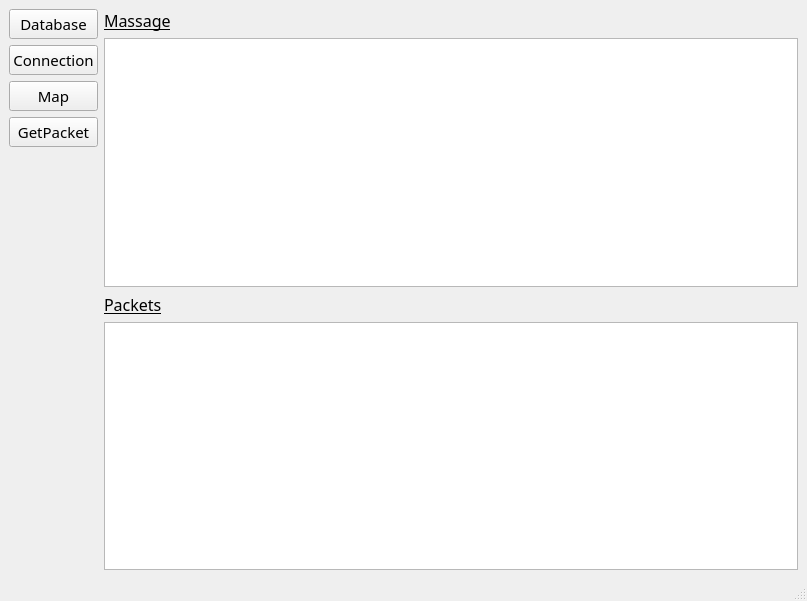
<?xml version="1.0" encoding="UTF-8"?>
<ui version="4.0">
 <class>MainWindow</class>
 <widget class="QMainWindow" name="MainWindow">
  <property name="geometry">
   <rect>
    <x>0</x>
    <y>0</y>
    <width>807</width>
    <height>601</height>
   </rect>
  </property>
  <property name="windowTitle">
   <string>MainWindow</string>
  </property>
  <widget class="QWidget" name="centralwidget">
   <property name="enabled">
    <bool>true</bool>
   </property>
   <property name="sizePolicy">
    <sizepolicy hsizetype="Preferred" vsizetype="Preferred">
     <horstretch>0</horstretch>
     <verstretch>0</verstretch>
    </sizepolicy>
   </property>
   <layout class="QHBoxLayout" name="horizontalLayout">
    <item>
     <layout class="QVBoxLayout" name="verticalLayout_2">
      <item>
       <widget class="QPushButton" name="DataBase">
        <property name="font">
         <font>
          <family>Mathcad UniMath</family>
          <pointsize>11</pointsize>
         </font>
        </property>
        <property name="text">
         <string>Database</string>
        </property>
        <property name="icon">
         <iconset>
          <normaloff>images/database.png</normaloff>images/database.png</iconset>
        </property>
       </widget>
      </item>
      <item>
       <widget class="QPushButton" name="Connection">
        <property name="font">
         <font>
          <family>Mathcad UniMath</family>
          <pointsize>11</pointsize>
         </font>
        </property>
        <property name="text">
         <string>Connection</string>
        </property>
        <property name="icon">
         <iconset>
          <normaloff>images/connection.png</normaloff>images/connection.png</iconset>
        </property>
       </widget>
      </item>
      <item>
       <widget class="QPushButton" name="Map">
        <property name="font">
         <font>
          <family>Mathcad UniMath</family>
          <pointsize>11</pointsize>
         </font>
        </property>
        <property name="text">
         <string>Map</string>
        </property>
        <property name="icon">
         <iconset>
          <normaloff>images/map.png</normaloff>images/map.png</iconset>
        </property>
       </widget>
      </item>
      <item>
       <widget class="QPushButton" name="GetPacket">
        <property name="font">
         <font>
          <family>Mathcad UniMath</family>
          <pointsize>11</pointsize>
         </font>
        </property>
        <property name="text">
         <string>GetPacket</string>
        </property>
       </widget>
      </item>
      <item>
       <spacer name="verticalSpacer">
        <property name="orientation">
         <enum>Qt::Vertical</enum>
        </property>
        <property name="sizeHint" stdset="0">
         <size>
          <width>20</width>
          <height>40</height>
         </size>
        </property>
       </spacer>
      </item>
     </layout>
    </item>
    <item>
     <layout class="QVBoxLayout" name="verticalLayout">
      <item>
       <widget class="QLabel" name="label">
        <property name="font">
         <font>
          <family>Mathcad UniMath</family>
          <pointsize>12</pointsize>
          <underline>true</underline>
         </font>
        </property>
        <property name="text">
         <string>Massage</string>
        </property>
       </widget>
      </item>
      <item>
       <widget class="QPlainTextEdit" name="textEdit"/>
      </item>
      <item>
       <widget class="QLabel" name="label_2">
        <property name="font">
         <font>
          <family>Mathcad UniMath</family>
          <pointsize>12</pointsize>
          <underline>true</underline>
         </font>
        </property>
        <property name="text">
         <string>Packets</string>
        </property>
       </widget>
      </item>
      <item>
       <widget class="QTableView" name="tableView">
        <property name="sortingEnabled">
         <bool>true</bool>
        </property>
       </widget>
      </item>
     </layout>
    </item>
   </layout>
  </widget>
  <widget class="QMenuBar" name="menubar">
   <property name="geometry">
    <rect>
     <x>0</x>
     <y>0</y>
     <width>807</width>
     <height>21</height>
    </rect>
   </property>
  </widget>
  <widget class="QStatusBar" name="statusbar"/>
  <action name="actionopen_database_editor">
   <property name="text">
    <string>open database editor</string>
   </property>
  </action>
 </widget>
 <resources/>
 <connections/>
</ui>
